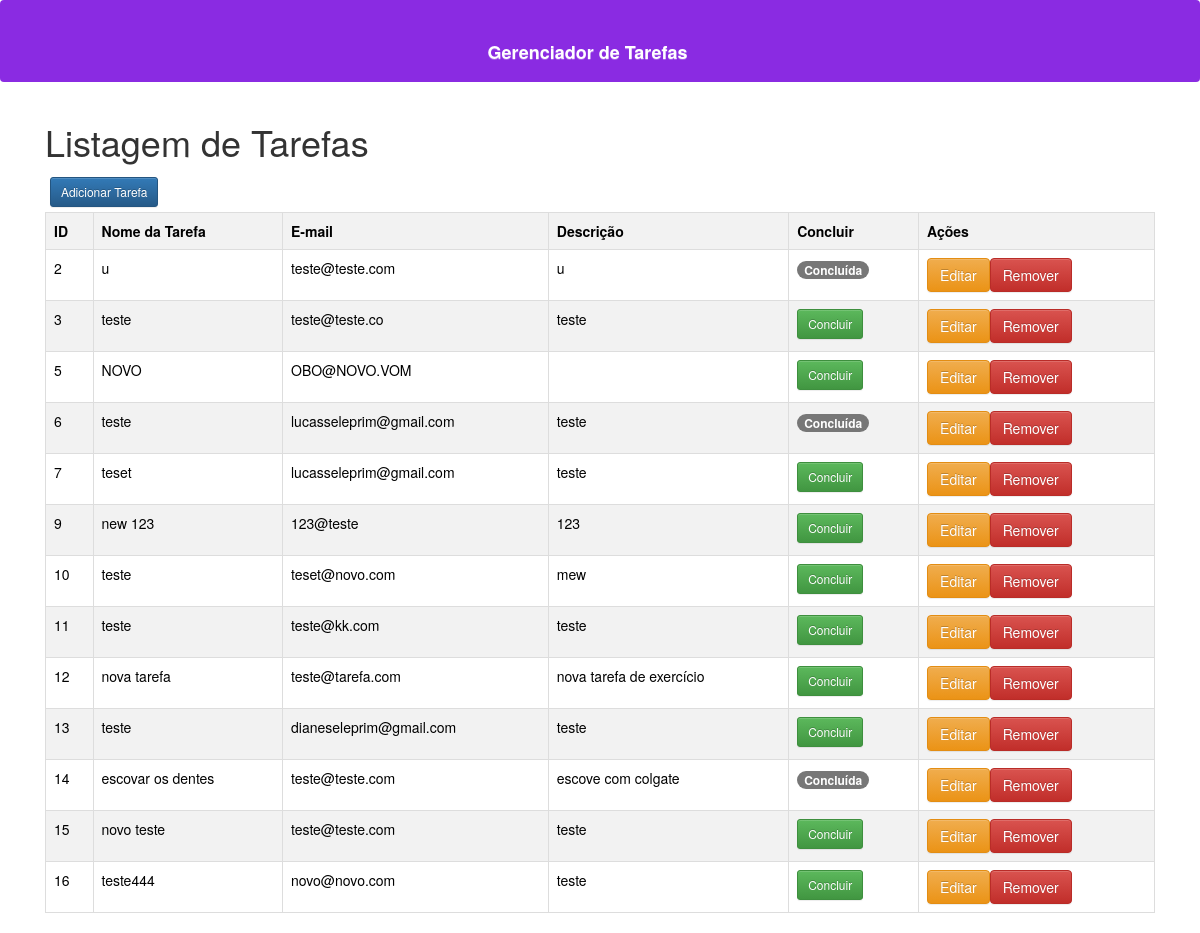
Before: / with the older database file.
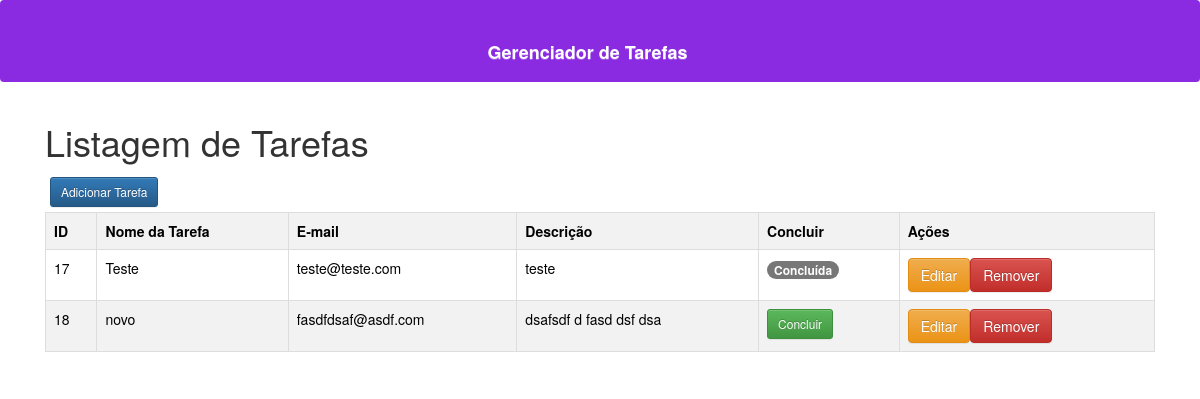
After: the same page with the newer database file.
### tarefa/models.py (models this page shows)
class Tarefas(models.Model):
    id = models.AutoField(primary_key=True)
    nome = models.TextField(max_length=255)
    email = models.EmailField(max_length=255, default='teste@teste.com')
    descricao = models.TextField(max_length=255)
    status = models.BooleanField(default=False)

### tarefa/views.py (the view, shortened to what this page needs)
# urls.py: path('', List, name = 'List'),
def List(request):
    tarefas = {
        'tarefas': Tarefas.objects.all(),
    }
    return render(request, 'tarefas/listTarefas.html', tarefas)

### tarefa/templates/tarefas/listTarefas.html (shortened to what this page needs)
{% extends 'tarefas/base.html' %}
      {% block conteudo %}
<div class="container">
        <h1>Listagem de Tarefas</h1>
        <a href="{% url 'Create' %}" type="button" style="margin: 5px; right: 100px;" class="btn btn-primary btn-sm">Adicionar Tarefa</a>
<table class="table table-bordered table-striped">
    <tr>
        <th>ID</th>
        <th>Nome da Tarefa</th>
        <th>E-mail</th>
        <th>Descrição</th>
        <th>Concluir</th>
        <th>Ações</th>
    </tr>
    {% for tarefa in tarefas %}
    <tr>
        <td>{{tarefa.id}}</td>
        <td>{{tarefa.nome}}</td>
        <td>{{tarefa.email}}</td>
        <td>{{tarefa.descricao}}</td>
        <td>
            <form method="post" action="{% url 'List' %}">
                {% if not tarefa.status %}
                    <button type="submit" class="btn btn-success btn-sm">Concluir</button>
                {% else %}
                    <span class="badge badge-success">Concluída</span>
                {% endif %}
            </form>
        </td>
        <td>
            <a type="button" href="{% url 'Edit' id=tarefa.id %}" class="btn btn-warning">Editar</button>
            <a type="button" href="{% url 'Delete' id=tarefa.id %}" class="btn btn-danger">Remover</a>
        </td>
    </tr>
    {% endfor %}
</table>
</div>
{% endblock %}

### tarefa/templates/tarefas/base.html (shortened to what this page needs)
<!doctype html>
<html lang="en">
  <head>
    <link href="https://cdn.jsdelivr.net/npm/bootstrap@5.3.2/dist/css/bootstrap.min.css" rel="stylesheet">
    <link rel="stylesheet" href="//maxcdn.bootstrapcdn.com/bootstrap/3.2.0/css/bootstrap.min.css">
    <link rel="stylesheet" href="//maxcdn.bootstrapcdn.com/bootstrap/3.2.0/css/bootstrap-theme.min.css">
  </head>
  <body>
    <nav style="background-color: blueviolet !important;" class="navbar bg-body-tertiary">
        <div class="container-fluid">
          <span class="navbar-brand mb-0 h1" ><a href="{% url 'List' %}" style="color: #fff !important;"><b>Gerenciador de Tarefas</b></a></span>
        </div>
      </nav>
      {% block conteudo %}
      {% endblock %}
  </body>
</html>

Changed rows visible on the page:
removed Tarefas: id "2", nome "u", email "teste@teste.com", descricao "u", status "Concluída"
removed Tarefas: id "3", nome "teste", email "teste@teste.co", descricao "teste", status "Concluir"
removed Tarefas: id "5", nome "NOVO", email "OBO@NOVO.VOM", status "Concluir"
removed Tarefas: id "6", nome "teste", email "lucasseleprim@gmail.com", descricao "teste", status "Concluída"
removed Tarefas: id "7", nome "teset", email "lucasseleprim@gmail.com", descricao "teste", status "Concluir"
removed Tarefas: id "9", nome "new 123", email "123@teste", descricao "123", status "Concluir"
removed Tarefas: id "10", nome "teste", email "teset@novo.com", descricao "mew", status "Concluir"
removed Tarefas: id "11", nome "teste", email "teste@kk.com", descricao "teste", status "Concluir"
removed Tarefas: id "12", nome "nova tarefa", email "teste@tarefa.com", descricao "nova tarefa de exercício", status "Concluir"
removed Tarefas: id "13", nome "teste", email "dianeseleprim@gmail.com", descricao "teste", status "Concluir"
removed Tarefas: id "14", nome "escovar os dentes", email "teste@teste.com", descricao "escove com colgate", status "Concluída"
removed Tarefas: id "15", nome "novo teste", email "teste@teste.com", descricao "teste", status "Concluir"
removed Tarefas: id "16", nome "teste444", email "novo@novo.com", descricao "teste", status "Concluir"
added Tarefas: id "17", nome "Teste", email "teste@teste.com", descricao "teste", status "Concluída"
added Tarefas: id "18", nome "novo", email "fasdfdsaf@asdf.com", descricao "dsafsdf d fasd dsf dsa", status "Concluir"
